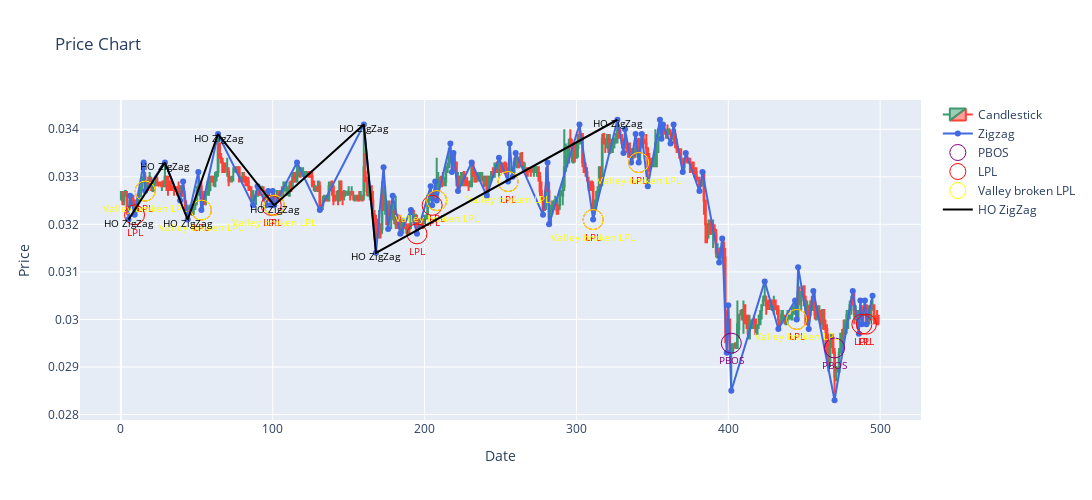

The notebook cell this image was saved under:
### Code cell
pt = gu.PlottingTool(width=1400, height=500)
pt.draw_candlesticks(pair_df)
pt.draw_zigzag(algo.zigzag_df)
# pt.draw_zigzag(h_o_zigzag_df, title='Higher order Zigzag', color='black')
# plot_type = "descending" if algo.zigzag_df[algo.zigzag_df.pdi == algo.starting_pdi].iloc[0].pivot_type == "peak" else "ascending"
plot_type = "ascending"
# if algo.zigzag_df[algo.zigzag_df.pdi == algo.starting_pdi].iloc[0].pivot_type == "valley":
#     pt.draw_points_with_label(algo.pbos_indices, 
#                               algo.pair_df.iloc[algo.pbos_indices].high, 
#                               "PBOS", color="purple")
#     pt.draw_points_with_label(algo.valley_lpls.pdi, algo.valley_lpls.pivot_value, "Broken LPL", color="yellow")
#     pt.draw_points_with_label(algo.valley_broken_lpls.pdi, algo.valley_broken_lpls.pivot_value, "Broken LPL", color="yellow")
# else:
#     pt.draw_points_with_label(algo.pbos_indices, 
#                               algo.pair_df.iloc[algo.pbos_indices].low, 
#                               "PBOS", color="purple")
#     pt.draw_points_with_label(algo.peak_lpls.pdi, algo.peak_lpls.pivot_value, "LPL", color="red")
#     pt.draw_points_with_label(algo.peak_broken_lpls.pdi, algo.peak_broken_lpls.pivot_value, "Broken LPL", color="yellow")
invert = False

if invert:
    plot_type = "ascending" if plot_type == "descending" else "descending"

if plot_type == "ascending":
    pt.draw_points_with_label(algo.pbos_indices,
                              algo.pair_df.iloc[algo.pbos_indices].high,
                              "PBOS", color="purple")
    pt.draw_points_with_label(algo.valley_lpls.pdi, algo.valley_lpls.pivot_value, "LPL", color="red")
    pt.draw_points_with_label(algo.valley_broken_lpls.pdi, algo.valley_broken_lpls.pivot_value, "Valley broken LPL", color="yellow")
else:
    pt.draw_points_with_label(algo.pbos_indices,
                              algo.pair_df.iloc[algo.pbos_indices].low,
                              "PBOS", color="purple")
    pt.draw_points_with_label(algo.peak_lpls.pdi, algo.peak_lpls.pivot_value, "LPL", color="red")
    pt.draw_points_with_label(algo.peak_broken_lpls.pdi, algo.peak_broken_lpls.pivot_value, "Peak broken LPL", color="yellow")

pt.draw_points_with_label(algo.zigzag_df[algo.zigzag_df.pdi.isin(algo.h_o_indices)].pdi,
                          algo.zigzag_df[algo.zigzag_df.pdi.isin(algo.h_o_indices)].pivot_value,
                          "HO ZigZag",
                          draw_line=True)

# pt.draw_points_with_label(algo.peak_lpls.pair_df_index, algo.peak_lpls.pivot_value, "Peak LPL", color="green")
# pt.draw_points_with_label(bos_df.loc[bos_df.pivot_type == "valley"], "BOS-S", color="red")
# pt.draw_points_with_label(lplb_df.loc[lplb_df.pivot_type == "peak"], "LPLB-S", color="orange")
# pt.draw_points_with_label(lpl_df.loc[lpl_df.pivot_type == "peak"], "LPL-S", color="green")
# for box in boxes_list:
#     print(box.id)
#     pt.draw_box(box, pair_df_end_index=pair_df.last_valid_index())
# pt.draw_highlight()
# pt.draw_points_with_label(bos_df.loc[bos_df.pivot_type == "valley"], "BOS-S", color="blue")
pt.show()
pt.save_plot(scale=4)

### Figure 1 — Plotly figure (JSON) as saved in the notebook; plotly's stock layout.template omitted (floating-point values rounded to 4 significant figures; data arrays with more than 128 entries replaced by an {"elided": "..."} marker saying what was removed)
{"data": [{"close": {"elided": "500 float values"}, "high": {"elided": "500 float values"}, "low": {"elided": "500 float values"}, "name": "Candlestick", "open": {"elided": "500 float values"}, "x": {"elided": "500 int values"}, "type": "candlestick"}, {"line": {"color": "royalblue"}, "mode": "lines+markers", "name": "Zigzag", "x": [5, 6, 9, 15, 16, 29, 39, 41, 44, 51, 53, 64, 87, 90, 96, 97, 99, 100, 101, 116, 131, 160, 168, 173, 176, 179, 184, 191, 195, 204, 205, 207, 208, 217, 218, 219, 222, 231, 241, 249, 255, 256, 258, 260, 278, 281, 282, 302, 311, 327, 331, 332, 336, 339, 341, 343, 347, 355, 356, 357, 362, 364, 370, 372, 381, 383, 394, 396, 399, 400, 402, 424, 433, 444, 445, 446, 453, 456, 470, 482, 486, 487, 488, 490, 491, 495], "y": [0.0321, 0.0326, 0.0322, 0.0333, 0.0327, 0.0333, 0.0325, 0.0329, 0.0321, 0.0331, 0.0323, 0.0339, 0.0324, 0.0328, 0.0324, 0.0327, 0.0324, 0.0327, 0.0324, 0.0333, 0.0323, 0.0341, 0.0314, 0.0332, 0.0319, 0.0326, 0.0318, 0.0323, 0.0318, 0.0328, 0.0324, 0.0329, 0.0325, 0.0337, 0.0331, 0.0335, 0.0327, 0.0333, 0.0326, 0.0334, 0.0329, 0.0337, 0.033, 0.0335, 0.0322, 0.0333, 0.032, 0.0341, 0.0321, 0.0342, 0.0335, 0.034, 0.0333, 0.0339, 0.0333, 0.0339, 0.0328, 0.0342, 0.0338, 0.0341, 0.0337, 0.0341, 0.0331, 0.0335, 0.0327, 0.0331, 0.0312, 0.0317, 0.0293, 0.0303, 0.0285, 0.0308, 0.0298, 0.0304, 0.03, 0.0311, 0.0298, 0.0306, 0.0283, 0.0306, 0.0297, 0.0304, 0.0299, 0.0304, 0.0299, 0.0305], "type": "scatter"}, {"marker": {"color": "purple", "size": 20, "symbol": "circle-open"}, "mode": "markers+text", "name": "PBOS", "text": "PBOS", "textfont": {"color": "purple", "size": 10}, "textposition": "bottom center", "x": [402, 470], "y": [0.0295, 0.0294], "type": "scatter"}, {"marker": {"color": "red", "size": 20, "symbol": "circle-open"}, "mode": "markers+text", "name": "LPL", "text": "LPL", "textfont": {"color": "red", "size": 10}, "textposition": "bottom center", "x": [9, 16, 53, 99, 101, 195, 205, 208, 255, 311, 341, 445, 488, 491], "y": [0.0322, 0.0327, 0.0323, 0.0324, 0.0324, 0.0318, 0.0324, 0.0325, 0.0329, 0.0321, 0.0333, 0.03, 0.0299, 0.0299], "type": "scatter"}, {"marker": {"color": "yellow", "size": 20, "symbol": "circle-open"}, "mode": "markers+text", "name": "Valley broken LPL", "text": "Valley broken LPL", "textfont": {"color": "yellow", "size": 10}, "textposition": "bottom center", "x": [16, 53, 101, 208, 255, 311, 341, 445], "y": [0.0327, 0.0323, 0.0324, 0.0325, 0.0329, 0.0321, 0.0333, 0.03], "type": "scatter"}, {"marker": {"color": "black", "size": 20, "symbol": "circle-open"}, "mode": "lines+text", "name": "HO ZigZag", "text": "HO ZigZag", "textfont": {"color": "black", "size": 10}, "textposition": "bottom center", "x": [5, 29, 44, 64, 101, 160, 168, 327], "y": [0.0321, 0.0333, 0.0321, 0.0339, 0.0324, 0.0341, 0.0314, 0.0342], "type": "scatter"}], "layout": {"width": 1400, "height": 500, "xaxis": {"rangeslider": {"visible": false}, "title": {"text": "Date"}}, "title": {"text": "Price Chart"}, "yaxis": {"title": {"text": "Price"}}}}
